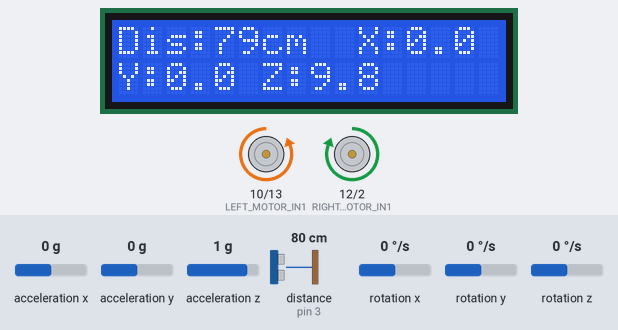
Bench run of a sketch on a simulated Arduino Uno, built with avr-gcc and run on an emulated ATmega328P. Parts: 16×2 character LCD, motor-driver pin pairs drawn as motors (green arrow = first pin HIGH = forward, orange = second pin HIGH = backward, longer = more drive). Wiring (inferred from the names in the program): ultrasonic range finder: trigger pin 11; echo pin 3. Inputs (shaded band) come from the test bench; at power-on: distance to the obstacle (sensor on pin 3) 80 cm, acceleration x 0 g, acceleration y 0 g, acceleration z 1 g, rotation x 0 °/s, rotation y 0 °/s, rotation z 0 °/s. The echo pulse lasts 58.3 µs per cm; what the sketch prints to the serial monitor is not drawn.

Above: at 1.2 s.
1.3 s: distance to the obstacle (sensor on pin 3) set to 120 cm
At 2.8 s:
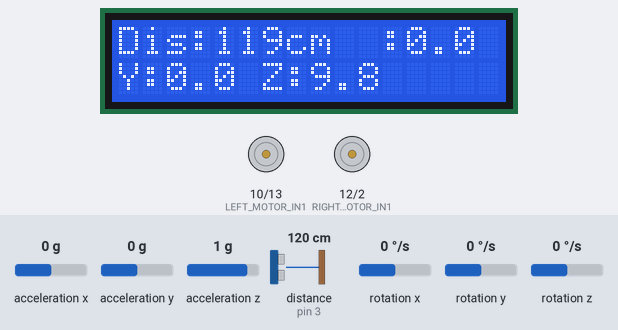
4.5 s: distance to the obstacle (sensor on pin 3) set to 74 cm
At 5.46 s:
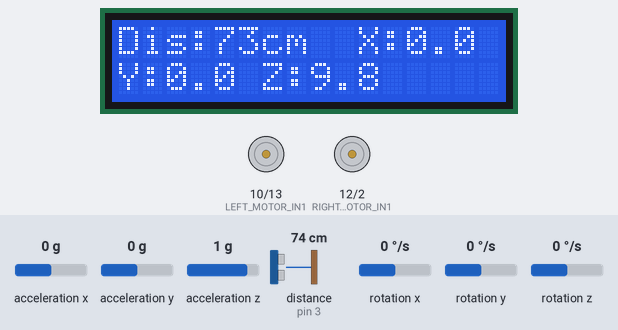
6.0 s: distance to the obstacle (sensor on pin 3) set to 67 cm
At 7.8 s:
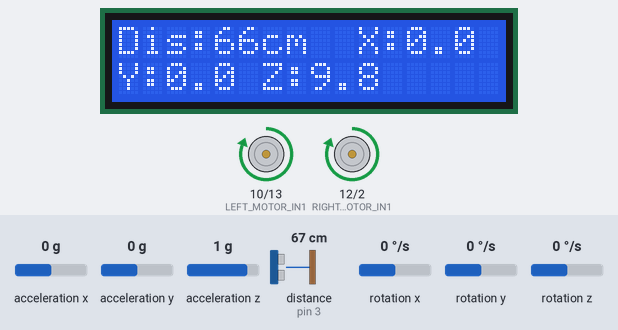
8.0 s: acceleration x set to 1.4 g
At 9.1 s:
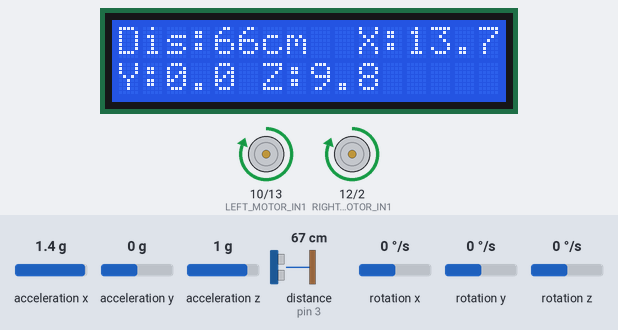
9.5 s: acceleration y set to -1.4 g
At 10.9 s:
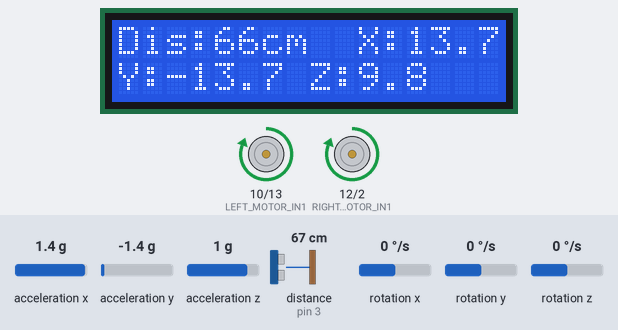
11.5 s: acceleration z set to -1.4 g
At 14.0 s:
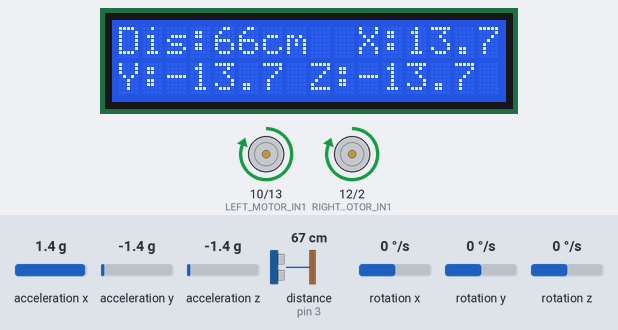
Timing chart, 0 to 14.5 s (numbered marks = the images above; inputs shaded):
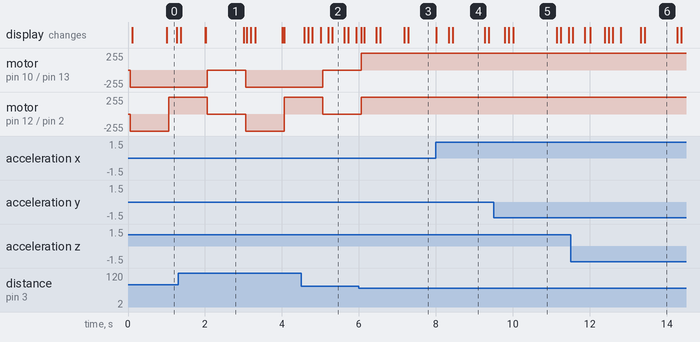

Measured:
- the behaviour switches between 71 and 70 cm on distance to the obstacle (sensor on pin 3) (found by bisection; images 2 and 3)
- after the input at 1.3 s, the display: changes after 0.07 s (image 1)
- after the input at 4.5 s, the display: first changes after 0.08 s (image 2 shows a later state)
- after the input at 6.0 s, motor on pin 10 (LEFT_MOTOR_IN1) / pin 13 (LEFT_MOTOR_IN2): stopped → forward 255/255 after 0.06 s; the display: first changes after 0.06 s (image 3 shows a later state)
- after the input at 8.0 s, the display: changes at once (image 4)
- after the input at 9.5 s, the display: first differs from a run without the input after 0.51 s (image 5)
- after the input at 11.5 s, the display: first differs from a run without the input after 0.51 s (image 6)

The sketch:

followperson.ino
```cpp
#include <LiquidCrystal.h>
#include <Wire.h>
#include <MPU6050.h>

#define TRIG_PIN 11
#define ECHO_PIN 3

// Motor Pins
#define LEFT_MOTOR_IN1 10
#define LEFT_MOTOR_IN2 13
#define RIGHT_MOTOR_IN1 12
#define RIGHT_MOTOR_IN2 2

long distance = 0;
unsigned long distanceUpdateTime = 0; // Tracks the last update time
const int distanceUpdateInterval = 100; // Update distance every 100ms
unsigned long accelUpdateTime = 0;      // Tracks the last acceleration update time
const int accelUpdateInterval = 1000;   // Update acceleration every 500ms


unsigned long movementStartTime = 0; // Tracks when a movement started
unsigned long movementDuration = 1000; // Movement duration (2 seconds)
enum MovementState { IDLE, MOVING_BACKWARD, MOVING_RIGHT } movementState = IDLE;

// Initialize the LCD
LiquidCrystal lcd(8, 9, 4, 5, 6, 7); // RS, E, D4, D5, D6, D7

// Create an MPU6050 object
MPU6050 mpu;

void setup() {
  pinMode(LEFT_MOTOR_IN1, OUTPUT);
  pinMode(LEFT_MOTOR_IN2, OUTPUT);
  pinMode(RIGHT_MOTOR_IN1, OUTPUT);
  pinMode(RIGHT_MOTOR_IN2, OUTPUT);

  pinMode(TRIG_PIN, OUTPUT);
  pinMode(ECHO_PIN, INPUT);

  Serial.begin(9600);
  lcd.begin(16, 2);

  Wire.begin();
  mpu.initialize();
  if (!mpu.testConnection()) {
    Serial.println("MPU6050 connection failed");
    lcd.setCursor(0, 1);
    lcd.print("MPU Fail");
    while (1);
  }
}

void loop() {
  // Update distance every 100ms
  if (millis() - distanceUpdateTime >= distanceUpdateInterval) {
    distance = getDistance(TRIG_PIN, ECHO_PIN);
    distanceUpdateTime = millis();

    // Update only the distance part of the LCD
    lcd.setCursor(0, 0); // First row
    lcd.print("Dis:");
    lcd.print(distance);
    lcd.print("cm  "); // Clear remaining characters
  }

  // Update acceleration every 500ms
  if (millis() - accelUpdateTime >= accelUpdateInterval) {
    accelUpdateTime = millis();

    // Variables to store acceleration values
    int16_t ax, ay, az;
    float accelX, accelY, accelZ;

    // Get acceleration values from MPU6050
    mpu.getAcceleration(&ax, &ay, &az);

    // Convert raw values to m/s^2
    accelX = (float)ax / 16384.0 * 9.81; // Assuming ±2g range, sensitivity = 16384 LSB/g
    accelY = (float)ay / 16384.0 * 9.81;
    accelZ = (float)az / 16384.0 * 9.81;

    // Print acceleration values for debugging
    Serial.print("Accel X: ");
    Serial.print(accelX);
    Serial.print(" m/s^2, Accel Y: ");
    Serial.print(accelY);
    Serial.print(" m/s^2, Accel Z: ");
    Serial.println(accelZ);

    // Update only the acceleration part of the LCD
    lcd.setCursor(10, 0); // First row (X acceleration)
    lcd.print("X:");
    lcd.print(accelX, 1); // X acceleration with 1 decimal

    lcd.setCursor(0, 1); // Second row (Y and Z acceleration)
    lcd.print("Y:");
    lcd.print(accelY, 1);
    lcd.print(" Z:");
    lcd.print(accelZ, 1); // Z acceleration with 1 decimal
    lcd.print("    ");   // Clear remaining characters
  }

  // Handle motor behavior based on distance
  handleMovement();
}


void handleMovement() {
  static unsigned long stopStartTime = 0; // Tracks when the stop started
  static bool isStopping = false;        // Flag for the stopping phase

  // Handle the stopping phase
  if (isStopping) {
    stopMotors(); // Ensure motors are stopped
    if (millis() - stopStartTime >= 1000) { // Check if 1 second has passed
      isStopping = false; // End the stopping phase
    }
    return; // Exit the function to avoid other movements
  }

  // Handle other movement states
  if (movementState == IDLE && distance > 10 && distance < 70) {
    moveForward(); // Move forward if distance is in range
  } else if (movementState == IDLE) {
    movementState = MOVING_BACKWARD; // Start the backward movement
    movementStartTime = millis();   // Track when it started
    moveBackward();
  }

  if (movementState == MOVING_BACKWARD && millis() - movementStartTime >= movementDuration) {
    movementState = MOVING_RIGHT;   // Switch to turning right
    movementStartTime = millis();   // Reset the start time
    moveRight();
  } else if (movementState == MOVING_RIGHT && millis() - movementStartTime >= movementDuration) {
    stopMotors();                   // Stop the motors after turning right
    isStopping = true;              // Enter stopping phase
    stopStartTime = millis();       // Record when the stop started
    movementState = IDLE;           // Reset to idle state after stopping
  }
}

// Function to get the distance from an ultrasonic sensor
long getDistance(int trigPin, int echoPin) {
  digitalWrite(trigPin, LOW);
  delayMicroseconds(2);
  digitalWrite(trigPin, HIGH);
  delayMicroseconds(10);
  digitalWrite(trigPin, LOW);

  long duration = pulseIn(echoPin, HIGH);
  long distance = (duration / 2) / 29.1;
  return distance;
}

// Function to move the robot forward
void moveForward() {
  digitalWrite(LEFT_MOTOR_IN1, HIGH);
  digitalWrite(LEFT_MOTOR_IN2, LOW);
  digitalWrite(RIGHT_MOTOR_IN1, HIGH);
  digitalWrite(RIGHT_MOTOR_IN2, LOW);
}

// Function to stop the motors
void stopMotors() {
  digitalWrite(LEFT_MOTOR_IN1, LOW);
  digitalWrite(LEFT_MOTOR_IN2, LOW);
  digitalWrite(RIGHT_MOTOR_IN1, LOW);
  digitalWrite(RIGHT_MOTOR_IN2, LOW);
}

// Function to move the robot backward
void moveBackward() {
  digitalWrite(LEFT_MOTOR_IN1, LOW);
  digitalWrite(LEFT_MOTOR_IN2, HIGH);
  digitalWrite(RIGHT_MOTOR_IN1, LOW);
  digitalWrite(RIGHT_MOTOR_IN2, HIGH);
}

// Function to move the robot to the right
void moveRight() {
  digitalWrite(LEFT_MOTOR_IN1, LOW);
  digitalWrite(LEFT_MOTOR_IN2, HIGH);
  digitalWrite(RIGHT_MOTOR_IN1, HIGH);
  digitalWrite(RIGHT_MOTOR_IN2, LOW);
}
```
